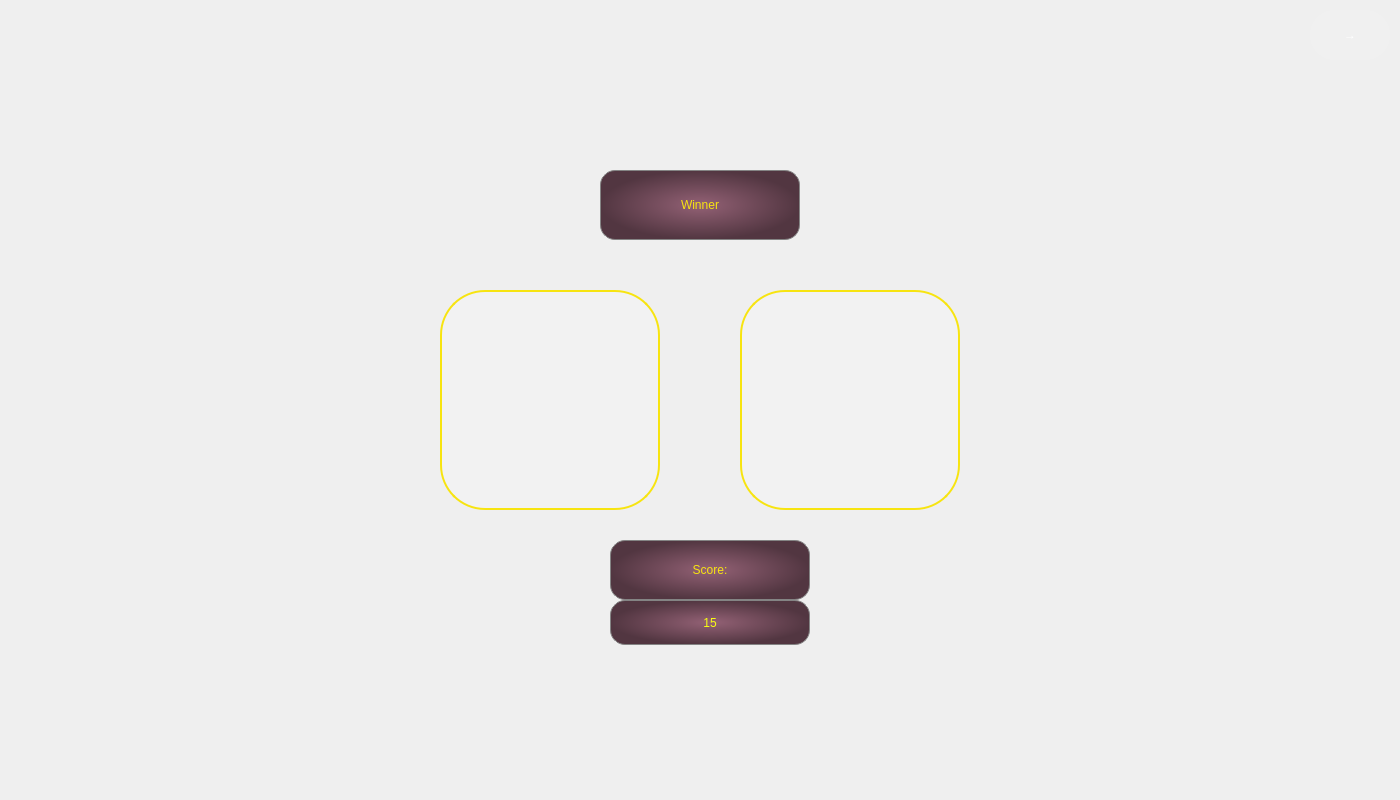
<?xml version="1.0" encoding="UTF-8"?>
<ui version="4.0">
 <class>END2</class>
 <widget class="QWidget" name="END2">
  <property name="geometry">
   <rect>
    <x>0</x>
    <y>0</y>
    <width>1400</width>
    <height>800</height>
   </rect>
  </property>
  <property name="windowTitle">
   <string>Form</string>
  </property>
  <property name="styleSheet">
   <string notr="true">#END2{
border-image: url(:/images/rule_background.png);
}</string>
  </property>
  <widget class="QLabel" name="no1">
   <property name="geometry">
    <rect>
     <x>440</x>
     <y>290</y>
     <width>220</width>
     <height>220</height>
    </rect>
   </property>
   <property name="styleSheet">
    <string notr="true">background-color: rgba(255, 255, 254, 50);
border:2px solid rgb(247, 228, 16);
border-radius:45px;</string>
   </property>
   <property name="text">
    <string/>
   </property>
  </widget>
  <widget class="QLabel" name="no2">
   <property name="geometry">
    <rect>
     <x>740</x>
     <y>290</y>
     <width>220</width>
     <height>220</height>
    </rect>
   </property>
   <property name="styleSheet">
    <string notr="true">background-color: rgba(255, 255, 254, 50);
border:2px solid rgb(247, 228, 16);
border-radius:45px;</string>
   </property>
   <property name="text">
    <string/>
   </property>
  </widget>
  <widget class="QLabel" name="label">
   <property name="geometry">
    <rect>
     <x>600</x>
     <y>170</y>
     <width>200</width>
     <height>70</height>
    </rect>
   </property>
   <property name="styleSheet">
    <string notr="true">background-color:qradialgradient(spread:pad, cx:0.5, cy:0.5, radius:0.5, fx:0.5, fy:0.5, stop:0 rgba(147, 97, 117, 255), stop:1 rgba(82, 54, 65, 255));
border-radius:15px;
border:1px solid rgb(132, 132, 132);
font:75 italic 18pt &quot;Bodoni MT&quot; ;
color:rgb(247, 228, 16);</string>
   </property>
   <property name="text">
    <string>Winner</string>
   </property>
   <property name="alignment">
    <set>Qt::AlignCenter</set>
   </property>
  </widget>
  <widget class="QLabel" name="background">
   <property name="geometry">
    <rect>
     <x>0</x>
     <y>0</y>
     <width>1400</width>
     <height>800</height>
    </rect>
   </property>
   <property name="styleSheet">
    <string notr="true">border-image: url(:/images/rule_background.png);</string>
   </property>
   <property name="text">
    <string/>
   </property>
  </widget>
  <widget class="QToolButton" name="back">
   <property name="geometry">
    <rect>
     <x>1310</x>
     <y>10</y>
     <width>80</width>
     <height>50</height>
    </rect>
   </property>
   <property name="styleSheet">
    <string notr="true">font: 48pt &quot;Algerian&quot;;
color:white;
background-color: rgba(255, 255, 254, 20);
border-radius:25px;</string>
   </property>
   <property name="text">
    <string>→</string>
   </property>
  </widget>
  <widget class="QLabel" name="label_3">
   <property name="geometry">
    <rect>
     <x>610</x>
     <y>540</y>
     <width>200</width>
     <height>60</height>
    </rect>
   </property>
   <property name="styleSheet">
    <string notr="true">background-color:qradialgradient(spread:pad, cx:0.5, cy:0.5, radius:0.5, fx:0.5, fy:0.5, stop:0 rgba(147, 97, 117, 255), stop:1 rgba(82, 54, 65, 255));
border-radius:15px;
border:1px solid rgb(132, 132, 132);
font:75 italic 18pt &quot;Bodoni MT&quot; ;
color:rgb(247, 228, 16);</string>
   </property>
   <property name="text">
    <string>Score:</string>
   </property>
   <property name="alignment">
    <set>Qt::AlignCenter</set>
   </property>
  </widget>
  <widget class="QLabel" name="score">
   <property name="geometry">
    <rect>
     <x>610</x>
     <y>600</y>
     <width>200</width>
     <height>45</height>
    </rect>
   </property>
   <property name="styleSheet">
    <string notr="true">background-color:qradialgradient(spread:pad, cx:0.5, cy:0.5, radius:0.5, fx:0.5, fy:0.5, stop:0 rgba(147, 97, 117, 255), stop:1 rgba(82, 54, 65, 255));
border-radius:15px;
border:1px solid rgb(132, 132, 132);
font:75 italic 18pt &quot;Bodoni MT&quot; ;
color:rgb(247, 255, 16);</string>
   </property>
   <property name="text">
    <string>15</string>
   </property>
   <property name="alignment">
    <set>Qt::AlignCenter</set>
   </property>
  </widget>
  <zorder>background</zorder>
  <zorder>label</zorder>
  <zorder>no1</zorder>
  <zorder>no2</zorder>
  <zorder>back</zorder>
  <zorder>label_3</zorder>
  <zorder>score</zorder>
 </widget>
 <resources/>
 <connections/>
</ui>
